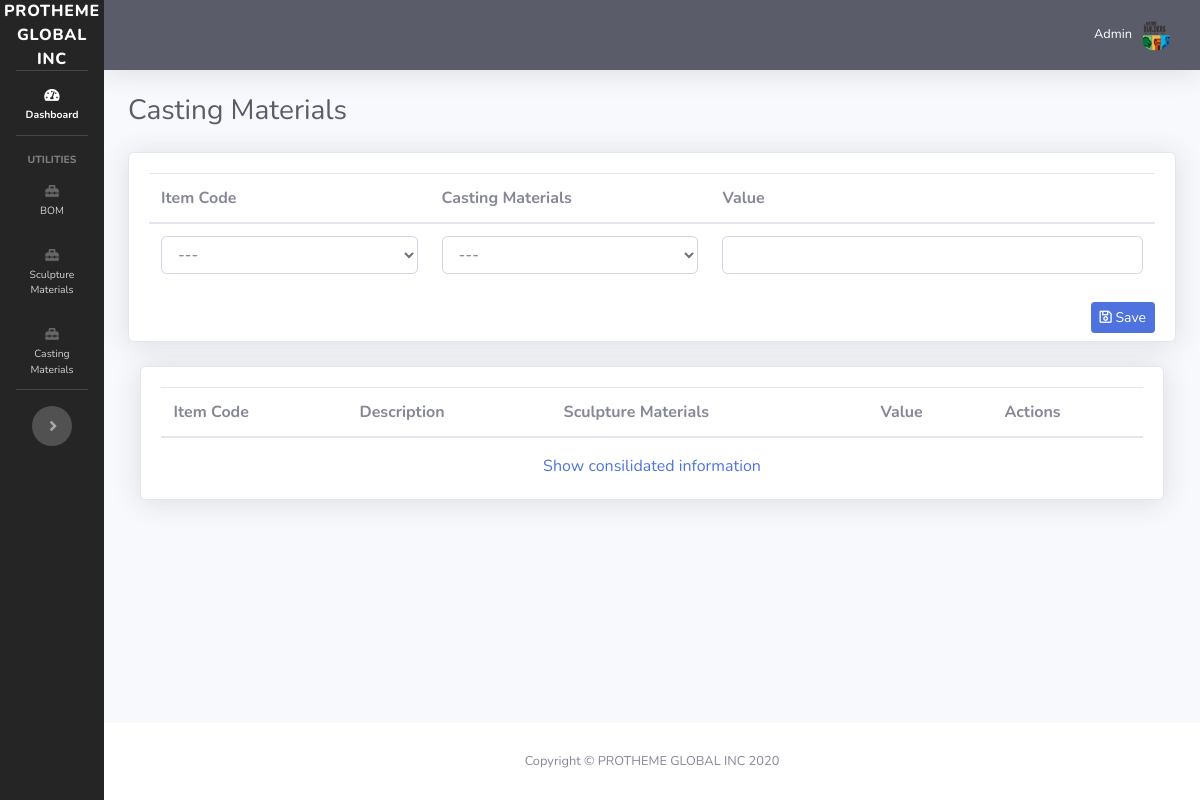
Page /casting-materials.php on the earlier database version.
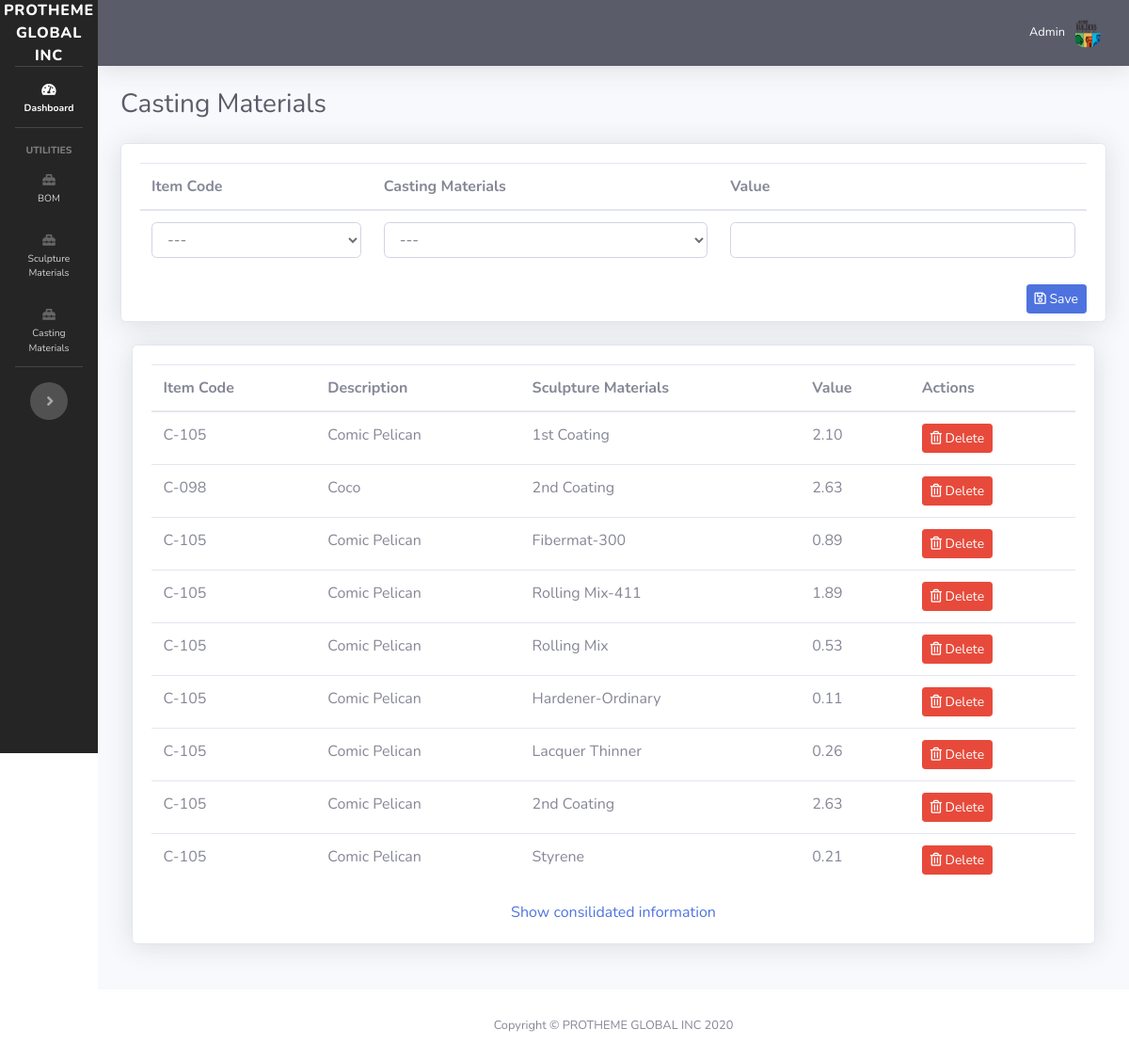
Same page on the later database version.
### tables this page shows
CREATE TABLE `item_casting_material` (
  `id` int(11) NOT NULL,
  `item_id` int(11) NOT NULL,
  `sculpture_id` int(11) NOT NULL,
  `item_value` decimal(12,2) NOT NULL
);

CREATE TABLE `item` (
  `id` int(11) NOT NULL,
  `item_code` varchar(128) NOT NULL,
  `item_description` varchar(128) NOT NULL,
  `material` varchar(128) NOT NULL,
  `finish` varchar(128) NOT NULL
);

CREATE TABLE `casting_materials` (
  `id` int(11) NOT NULL,
  `description` varchar(128) NOT NULL,
  `price` decimal(12,4) NOT NULL
);

### casting-materials.php (the view, shortened to what this page needs)
<?php
require_once 'dbh.php';
include("sidebar.php");
$getItemSculptureMaterials = $mysqli->query('SELECT i.item_code, i.item_description, icm.item_value, cm.description, cm.id
FROM item_casting_material icm
JOIN item i
ON i.id = icm.item_id
JOIN casting_materials cm
ON cm.id = icm.sculpture_id') or die ($mysqli->error);
?>
<div id="content-wrapper" class="d-flex flex-column">
    <div id="content">
        <?php
        include("topbar.php");
        ?>
        <div class="container-fluid">
            <div class="d-sm-flex align-items-center justify-content-between mb-4">
                <h1 class="h3 mb-0 text-gray-800">Casting Materials</h1>
            </div>
            <div class="row">
                <div class="col-lg-12 mb-4">
                    <div class="card shadow mb-4">
                        <form action="process_item.php" method="POST" class="mb-1">
                            <div class="card-body">
                                <table class="table">
                                    <thead>
                                    <tr>
                                        <th>Item Code</th>
                                        <th>Casting Materials</th>
                                        <th>Value</th>
                                    </tr>
                                    </thead>
                                    <tbody>
                                    <tr>
                                        <td>
                                            <select class="form-control" name="item_code" required>
                                                <option value="">---</option>
                                            </select>
                                        </td>
                                        <td>
                                            <select class="form-control" name="casting_material" required>
                                                <option value="">---</option>
                                            </select>
                                        </td>
                                        <td>
                                            <input type="number" name="item_value" class="form-control" step="0.00001"  required>
                                        </td>
                                    </tr>
                                    </tbody>
                                </table>
                                <button type="submit" class="btn btn-primary btn-sm mb-1 float-right" name="save_casting_materials"><i class="far fa-save"></i> Save</button>
                        </form>
                    </div>
                </div>
                <div class="col-lg-12 mb-4">
                    <div class="card shadow mb-12" style="padding: 2%;">
                        <table class="table" id="itemSculptureMaterials">
                            <thead>
                            <tr>
                                <th>Item Code</th>
                                <th>Description</th>
                                <th>Sculpture Materials</th>
                                <th>Value</th>
                                <th>Actions</th>
                            </tr>
                            </thead>
                            <tbody>
                            <?php while($newItemSculptureMaterials=$getItemSculptureMaterials->fetch_assoc()){ ?>
                                <tr>
                                    <td><?php echo $newItemSculptureMaterials['item_code']; ?></td>
                                    <td><?php echo $newItemSculptureMaterials['item_description']; ?></td>
                                    <td><?php echo $newItemSculptureMaterials['description']; ?></td>
                                    <td><?php echo $newItemSculptureMaterials['item_value']; ?></td>
                                    <td>
                                        <button type="button" class="btn btn-sm btn-danger float-left" data-toggle="modal" data-target="#exampleModal<?php echo $newItemSculptureMaterials['id']; ?>">
                                            <i class="far fa-trash-alt"></i> Delete
                                        </button>
                                    </td>
                                </tr>
                            <?php }?>
                            </tbody>
                        </table>
                        <a href="sculpture_materials_consolidated.php" target="_blank" style="text-align: center;">Show consilidated information</a>
                    </div>
                </div>
            </div>
        </div>
    </div>
</div>
<?php include("footer.php"); ?>

### sidebar.php (shortened to what this page needs)
<!DOCTYPE html>
<html lang="en">
<head>
    <link href="vendor/fontawesome-free/css/all.min.css" rel="stylesheet" type="text/css">
    <link href="css/sb-admin-2.min.css" rel="stylesheet">
    <link href="css/sb-admin-2.css" rel="stylesheet">
    <link href="vendor/datatables/dataTables.bootstrap4.min.css" rel="stylesheet">
</head>
<body id="page-top">
  <div id="wrapper">
    <nav>
    <ul class="navbar-nav bg-gradient-primary sidebar sidebar-dark accordion toggled" id="accordionSidebar">
      <a class="sidebar-brand d-flex align-items-center justify-content-center" href="index.php">
        <div class="mx-3">protheme global inc</div>
      </a>
      <hr class="sidebar-divider my-0">
      <li class="nav-item active">
        <a class="nav-link" href="index.php">
          <i class="fas fa-fw fa-tachometer-alt"></i>
          <span>Dashboard</span></a>
      </li>
      <hr class="sidebar-divider">
      <div class="sidebar-heading">
        Utilities
      </div>
        <li class="nav-item">
            <a class="nav-link collapsed" href="#" data-toggle="collapse" data-target="#equipments" aria-expanded="true" aria-controls="equipments">
                <i class="fas fa-toolbox"></i>
                <span>BOM</span>
            </a>
        </li>
        <li class="nav-item">
            <a class="nav-link collapsed" href="#" data-toggle="collapse" data-target="#castingMaterials" aria-expanded="true" aria-controls="castingMaterials">
                <i class="fas fa-toolbox"></i>
                <span>Sculpture Materials</span>
            </a>
        </li>
        <li class="nav-item">
            <a class="nav-link collapsed" href="#" data-toggle="collapse" data-target="#sculptureMaterials" aria-expanded="true" aria-controls="equipments">
                <i class="fas fa-toolbox"></i>
                <span>Casting Materials</span>
            </a>
        </li>
      <hr class="sidebar-divider d-none d-md-block">
      <div class="text-center d-none d-md-inline">
        <button class="rounded-circle border-0" id="sidebarToggle"></button>
      </div>
    </ul>
    </nav>

### topbar.php (shortened to what this page needs)
<nav class="navbar navbar-expand navbar-dark bg-dark topbar mb-4 static-top shadow">
  <ul class="navbar-nav ml-auto">
    <li class="nav-item dropdown no-arrow">
      <a class="nav-link dropdown-toggle" href="#" id="userDropdown" role="button" data-toggle="modal" data-target="#logoutModal" aria-haspopup="true" aria-expanded="false">
        <span class="mr-2 d-none d-lg-inline text-white small"><?php  ?>Admin</span>
        <img class="img-profile rounded-circle" src="img/logo-theme-builder.png">
      </a>
    </li>
  </ul>
</nav>

### footer.php (shortened to what this page needs)
      <footer class="sticky-footer bg-white">
        <div class="container my-auto">
          <div class="copyright text-center my-auto">
            <span>Copyright &copy; PROTHEME GLOBAL INC 2020</span>
          </div>
        </div>
      </footer>
    </div>
</body>
</html>

### sidebar.php (style rules this page uses)
::placeholder { opacity: 0.7 !important; }
.bg-gradient-primary { background-color: #252525 !important; background-image: none !important; background-size: cover !important; }
nav ul { position: sticky !important; top: 0; z-index: 99; white-space: normal; }
nav ul li a { white-space: normal !important; }
body, input, textarea { scroll-behavior: smooth !important; }

Differences in the rows shown:
added item_casting_material: item.item_code "C-105", item.item_description "Comic Pelican", casting_materials.description "1st Coating", item_value "2.10"
added item_casting_material: item.item_code "C-098", item.item_description "Coco", casting_materials.description "2nd Coating", item_value "2.63"
added item_casting_material: item.item_code "C-105", item.item_description "Comic Pelican", casting_materials.description "Fibermat-300", item_value "0.89"
added item_casting_material: item.item_code "C-105", item.item_description "Comic Pelican", casting_materials.description "Rolling Mix-411", item_value "1.89"
added item_casting_material: item.item_code "C-105", item.item_description "Comic Pelican", casting_materials.description "Rolling Mix", item_value "0.53"
added item_casting_material: item.item_code "C-105", item.item_description "Comic Pelican", casting_materials.description "Hardener-Ordinary", item_value "0.11"
added item_casting_material: item.item_code "C-105", item.item_description "Comic Pelican", casting_materials.description "Lacquer Thinner", item_value "0.26"
added item_casting_material: item.item_code "C-105", item.item_description "Comic Pelican", casting_materials.description "2nd Coating", item_value "2.63"
added item_casting_material: item.item_code "C-105", item.item_description "Comic Pelican", casting_materials.description "Styrene", item_value "0.21"
